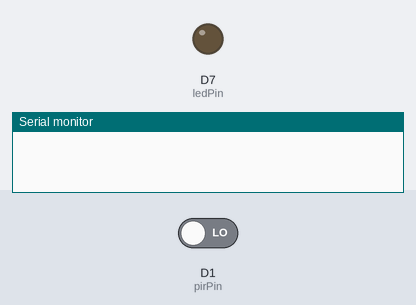
The sketch below on a simulated ESP8266 (NodeMCU). Shown: output pins drawn as LEDs (lit = HIGH), the last lines printed to the serial monitor. The inputs (shaded band) are chosen by the test bench; at power-on: D1 (pirPin) LOW. WiFi joins after 1.5 s; servers stay silent unless stated.

Above: at 3.0 s.
3.1 s: D1 (pirPin) driven HIGH
At 13.0 s:
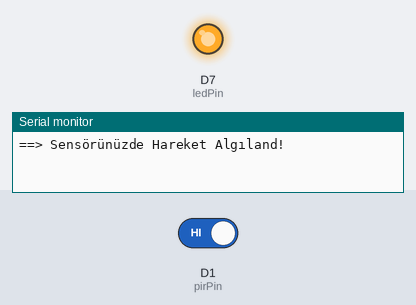
13.3 s: D1 (pirPin) driven LOW
At 23.2 s:
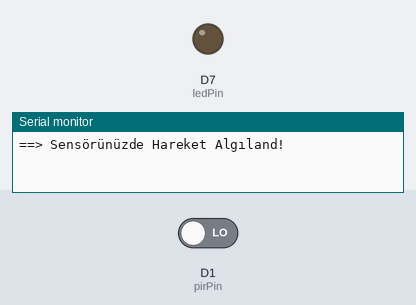
Timing chart, 0 to 24.7 s (numbered marks = the images above; inputs shaded):
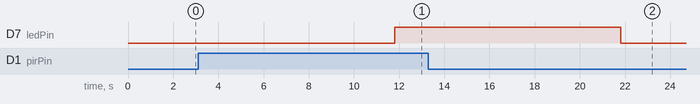

The sketch:

Blynk.ino
```cpp
#include <ESP8266WiFi.h>
#define BLYNK_PRINT Serial
#include <BlynkSimpleEsp8266.h>
char auth[] = "a1V26DUbyJJLb7xtC4LFJztY_jODitdW";

char ssid[] = "iPhone";
char pass[] = "123456789";

#define ledPin D7
#define pirPin D1
int pirValue;
void setup()
{
  Serial.begin(115200);
  delay(10);
  Blynk.begin(auth, ssid, pass);
  pinMode(ledPin, OUTPUT);
  pinMode(pirPin, INPUT);
  digitalWrite(ledPin, LOW);
}
void loop()
{
  getPirValue();
  Blynk.run();

}

void getPirValue(void)
{
  pirValue = digitalRead(pirPin);
  if (pirValue)
  {
    Serial.println("==> Sensörünüzde Hareket Algıland!");
    Blynk.notify("==> Sensörünüzde Hareket Algıland!");
  }
  digitalWrite(ledPin, pirValue);


  delay(10000);
}
```

Measured:
- after the input at 3.1 s, D7 (ledPin): LOW → HIGH after 8.7 s
- after the input at 13.3 s, D7 (ledPin): HIGH → LOW after 8.5 s
